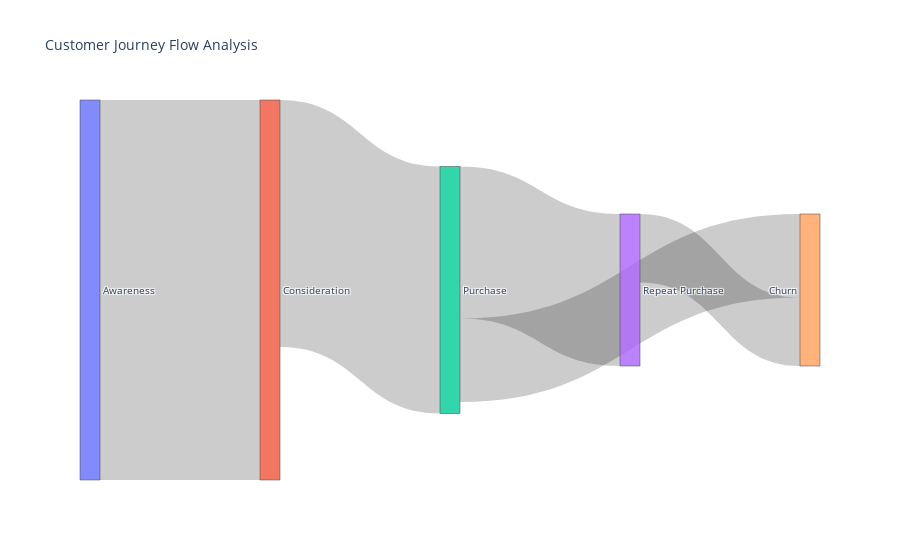

Here is the notebook cell this chart was saved with:
### Markdown cell above
### Q27: Create a network or flow diagram showing customer journey stages (awareness, consideration, purchase, repeat purchase, churn). Analyze flow rates between stages and identify bottlenecks in the sales funnel.

Visualize customer progression and provide recommendations for improving conversion rates at each stage.

### Code cell
import plotly.graph_objects as go
stages = [
    "Awareness",
    "Consideration",
    "Purchase",
    "Repeat Purchase",
    "Churn"
]
source = [0, 1, 2, 3, 2]   # from stages
target = [1, 2, 3, 4, 4]   # to stages
values = [1000, 650, 400, 180, 220]

# Create Sankey diagram
fig = go.Figure(data=[go.Sankey(
    node=dict(
        pad=15,
        thickness=20,
        label=stages
    ),
    link=dict(
        source=source,
        target=target,
        value=values
    )
)])

fig.update_layout(title_text="Customer Journey Flow Analysis", font_size=10)
fig.show()

### Figure 1 — Plotly figure (JSON) as saved in the notebook; plotly's stock layout.template omitted (floating-point values rounded to 4 significant figures)
{"data": [{"link": {"source": [0, 1, 2, 3, 2], "target": [1, 2, 3, 4, 4], "value": [1000, 650, 400, 180, 220]}, "node": {"label": ["Awareness", "Consideration", "Purchase", "Repeat Purchase", "Churn"], "pad": 15, "thickness": 20}, "type": "sankey"}], "layout": {"autosize": true, "font": {"size": 10}, "title": {"text": "Customer Journey Flow Analysis"}}}
